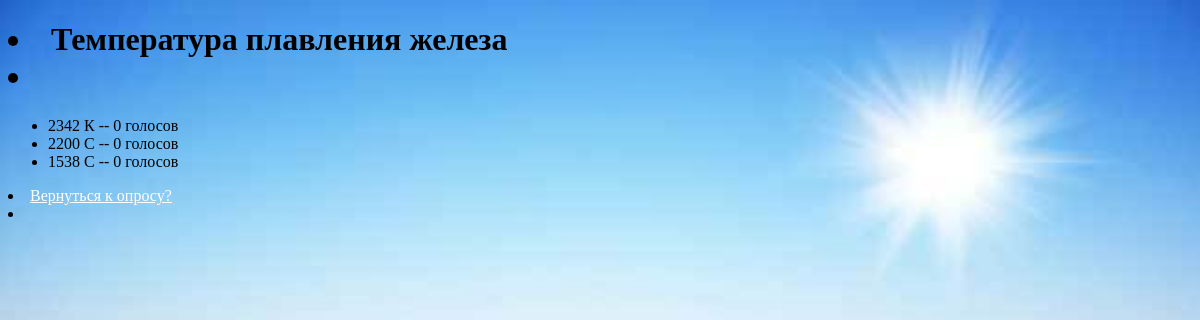
Page /polls/7/results/ on the earlier database version.
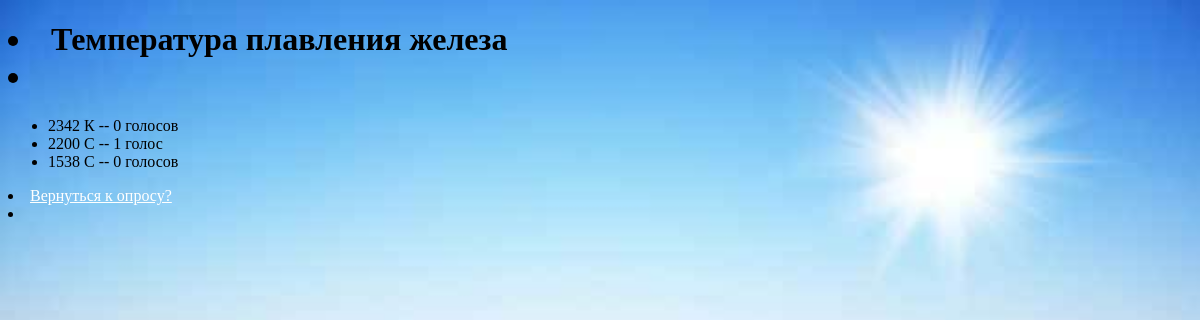
Same page on the later database version.
### polls/models.py (models this page shows, shortened)
class Question(models.Model):
    question_text = models.CharField(max_length=200)
    pub_date = models.DateTimeField('date published')
    def was_published_recently(self):
        now = timezone.now()
        return now - datetime.timedelta(days=1) <= self.pub_date <= now
    was_published_recently.admin_order_field = 'pub_date'
    was_published_recently.boolean = True
    was_published_recently.short_description = 'Published recently?'

class Choice(models.Model):
    question = models.ForeignKey(Question, on_delete=models.CASCADE)
    choice_text = models.CharField(max_length=200)
    votes = models.PositiveIntegerField(default=0)

### polls/views.py (the view)
# urls.py: path('<int:pk>/results/', views.ResultsView.as_view(), name='results'),
class ResultsView(generic.DetailView):
    model = Question
    template_name = 'polls/results.html'

### polls/templates/polls/results.html (shortened to what this page needs)
<!DOCTYPE html>
<html lang="en">
<head>
</head>
<body>
{% load staticfiles %}
<link rel="stylesheet" type="text/css" href="{% static 'polls/style.css' %}" />
<h1><li>{{ question.question_text }}<li></h1>
<ul>
{% for choice in question.choice_set.all %}
    <li>{{ choice.choice_text }} -- {{ choice.votes }} голос{{ choice.votes|pluralize:"ов" }}</li>
{% endfor %}
</ul>
<li><a href="{% url 'polls:index' %}">Вернуться к опросу?</a><li>
</body>
</html>

### polls/static/polls/style.css (style rules this page uses)
li a { color: white; }
body { background: url("images/222.jpg") no-repeat; background-size: cover; }

Differences in the rows shown:
changed Choice (number 2 of 3 on the later page): votes "0" → "1"
